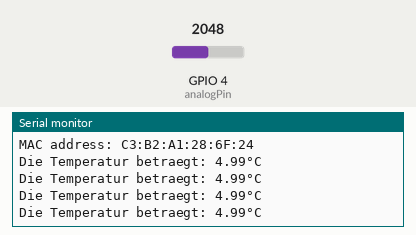
The sketch below on a simulated ESP32. Shown: the last lines printed to the serial monitor. Inputs (shaded band) come from the test bench; at power-on: GPIO 4 (analogPin) = 2048. WiFi joins after 1.5 s; servers stay silent unless stated; a WiFi scan finds three made-up networks.

Above: at 15.1 s.
15.2 s: GPIO 4 (analogPin) set to 2866
At 15.41 s:
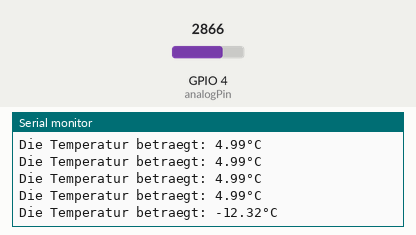
16.7 s: GPIO 4 (analogPin) set to 3603
At 16.92 s:
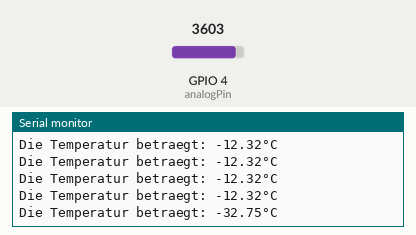
Timing chart, 0 to 19.7 s (numbered marks = the images above; inputs shaded):
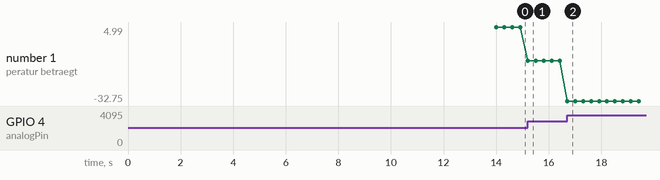

The sketch:

altes_skript.h.ino
```cpp
#define BLYNK_PRINT Serial

// #include <ETH.h>
#include <WiFi.h>
#include <WiFiAP.h>
#include <WiFiClient.h>
#include <WiFiGeneric.h>
#include <WiFiMulti.h>
#include <WiFiScan.h>
#include <WiFiServer.h>
#include <WiFiSTA.h>
#include <WiFiType.h>
#include <WiFiUdp.h>

#include <dummy.h>

#include <ThingSpeak.h>

#include <BlynkSimpleEsp32.h>


#define analogPin 4 //the thermistor attach to
#define beta 4090 //the beta of the thermistor
#define resistance 10 //the value of the pull-down resistor


void listNetworks();
void printWifiData();

//WifiClient client;

uint64_t chipid;
char ssid[] = "AndroidAPCBA0";     //  your network SSID (name)
char pass[] = "sysa5103";  // your network password
int status = WL_IDLE_STATUS;     // the Wifi radio's status

//ThingSpeak
//unsigned long myChannelNumber = 699138;
//const char *myWriteAPIKey = "2XK2T7DU1SYEK0ZU";


//Blynk
char auth[] = "da5926fd30b94bd29fb28f9f2a35b230";

void setup() {

  Serial.begin(115200);
  Serial.begin(9600);
  listNetworks();

  Blynk.begin(auth, ssid, pass);

 while (status != WL_CONNECTED) {
    Serial.print("Attempting to connect to WPA SSID: ");
    Serial.println(ssid);
    // Connect to WPA/WPA2 network:
    status = WiFi.begin(ssid, pass);

    // wait 10 seconds for connection:
    delay(10000);
  }
 printWifiData();

 //ThingSpeak.begin(client);

}


void loop() {
  while (status != WL_CONNECTED) {
    Serial.print("Attempting to connect to WPA SSID: ");
    Serial.println(ssid);
    // Connect to WPA/WPA2 network:
    status = WiFi.begin(ssid, pass);

    // wait 1 seconds for connection:
    delay(1000);
  }
 //printWifiData();
  delay(100);

  //read thermistor value
  long a =4095 - analogRead(analogPin);
  //the calculating formula of temperature
  float tempC = beta /(log((4095.0 * 10 / a - 10) / 10) + beta / 298.0) - 293.0;


  Serial.print("Die Temperatur betraegt: ");
  Serial.print(tempC);
  Serial.println("°C");

  delay(200); //wait for 100 milliseconds

  //ThingSpeak.setField(1,tempC);
  //ThingSpeak.setField(1,tempC);
  //ThingSpeak.writeFields(myChannelNumber, myWriteAPIKey);

  Blynk.run();

}

void listNetworks() {
  // scan for nearby networks:
  Serial.println("** Scan Networks **");
  int numSsid = WiFi.scanNetworks();
  if (numSsid == -1) {
    Serial.println("Couldn't get a wifi connection");
    while (true);
  }

  // print the list of networks seen:
  Serial.print("number of available networks:");
  Serial.println(numSsid);

  // print the network number and name for each network found:
  for (int thisNet = 0; thisNet < numSsid; thisNet++) {
    Serial.print(thisNet);
    Serial.print(") ");
    Serial.print(WiFi.SSID(thisNet));
    Serial.print("\tSignal: ");
    Serial.print(WiFi.RSSI(thisNet));
    Serial.print(" dBm");
    Serial.print("\tEncryption: ");
    //printEncryptionType(WiFi.encryptionType(thisNet));
  }
}

void printWifiData() {
  // print your WiFi shield's IP address:
  IPAddress ip = WiFi.localIP();
  Serial.print("IP Address: ");
  Serial.println(ip);
  Serial.println(ip);

  // print your MAC address:
  byte mac[6];
  WiFi.macAddress(mac);
  Serial.print("MAC address: ");
  Serial.print(mac[5], HEX);
  Serial.print(":");
  Serial.print(mac[4], HEX);
  Serial.print(":");
  Serial.print(mac[3], HEX);
  Serial.print(":");
  Serial.print(mac[2], HEX);
  Serial.print(":");
  Serial.print(mac[1], HEX);
  Serial.print(":");
  Serial.println(mac[0], HEX);

}
```

Measured:
- after the input at 15.2 s, the serial monitor: prints a new line at once (image 1)
- after the input at 16.7 s, the serial monitor: prints a new line at once (image 2)
- plotted number 1: 4.99 → -12.32 after the input at 15.2 s, -12.32 → -32.75 after the input at 16.7 s
